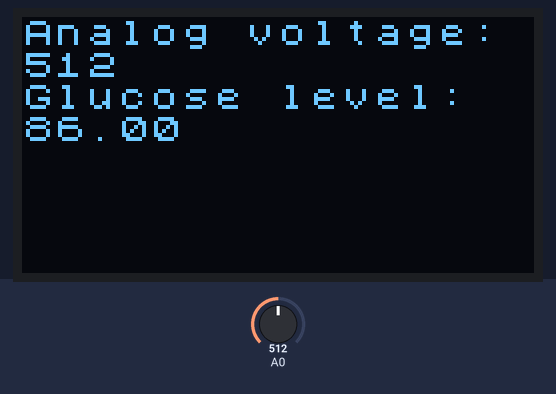
The sketch below on a simulated Arduino Uno, built with avr-gcc and run on an emulated ATmega328P. Parts: 128×64 one-colour display. Inputs (shaded band) come from the test bench; at power-on: A0 = 512.

Above: at 1.5 s.
1.6 s: A0 set to 716
At 3.3 s:
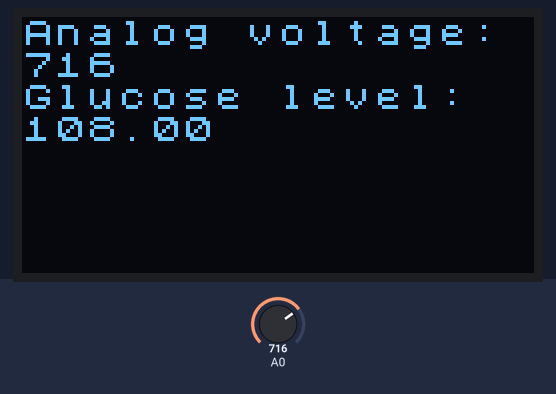
3.6 s: A0 set to 900
At 5.0 s:
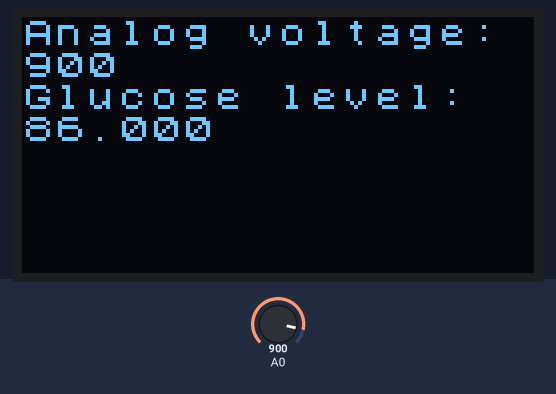
5.7 s: A0 set to 1023
At 7.7 s:
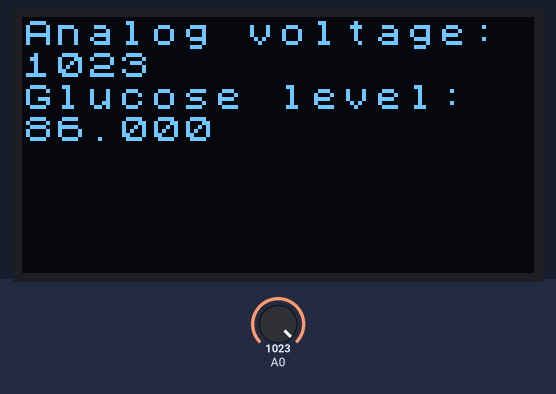
Timing chart, 0 to 9.2 s (numbered marks = the images above; inputs shaded):
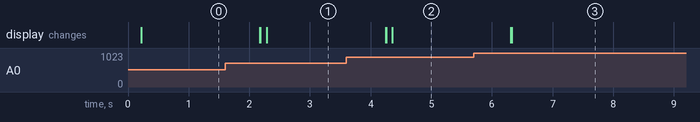

Measured:
- after the input at 1.6 s, the display: first changes after 0.57 s (image 1 shows a later state)
- after the input at 3.6 s, the display: first changes after 0.65 s (image 2 shows a later state)
- after the input at 5.7 s, the display: first changes after 0.61 s (image 3 shows a later state)

The sketch:

Final_at85-oled-ir-model.ino
```cpp
#include <U8x8lib.h> // u8x8 library for drawing on the OLED display

#include "DTmodel.h"

// Define the pins for your OLED display
#define IR_PIN PB0 // IR sensor Pin
#define BUTTON_PIN PB0 // Button Pin

U8X8_SSD1306_128X64_NONAME_SW_I2C u8x8(/* clock=*/ 4, /* data=*/ 3, /* reset=*/ U8X8_PIN_NONE); // software IIC communication with the OLED display

void setup() {
  pinMode(IR_PIN, INPUT);
  u8x8.begin();
  u8x8.setPowerSave(0); // this is required
}

void loop() {
  // Read the analog voltage directly from the sensor pin
  int sensorValue = analogRead(IR_PIN);

  // Pass the sensor value directly to the score function
  double glucoseValue = score(sensorValue); // Assuming score() takes the sensor value and returns the mapped glucose value

  // Display values on OLED
  u8x8.setFont(u8x8_font_chroma48medium8_r); // set some random font
  u8x8.setCursor(0, 0);
  u8x8.print("Analog voltage:\n");
  u8x8.print(sensorValue);

  u8x8.setCursor(0, 2); // Move cursor to the next line
  u8x8.print("Glucose level:\n");
  u8x8.print(glucoseValue);

  delay(500);
}
```

DTmodel.h
```cpp
double score(double * input) {
    double var0;
    if (input[0] <= 315.5) {
        if (input[0] <= 310.5) {
            var0 = 86.0;
        } else {
            if (input[0] <= 312.5) {
                var0 = 121.0;
            } else {
                if (input[0] <= 314.5) {
                    var0 = 96.0;
                } else {
                    var0 = 93.0;
                }
            }
        }
    } else {
        if (input[0] <= 318.0) {
            if (input[0] <= 316.5) {
                var0 = 123.0;
            } else {
                var0 = 118.0;
            }
        } else {
            var0 = 108.0;
        }
    }
    return var0;
}
```
